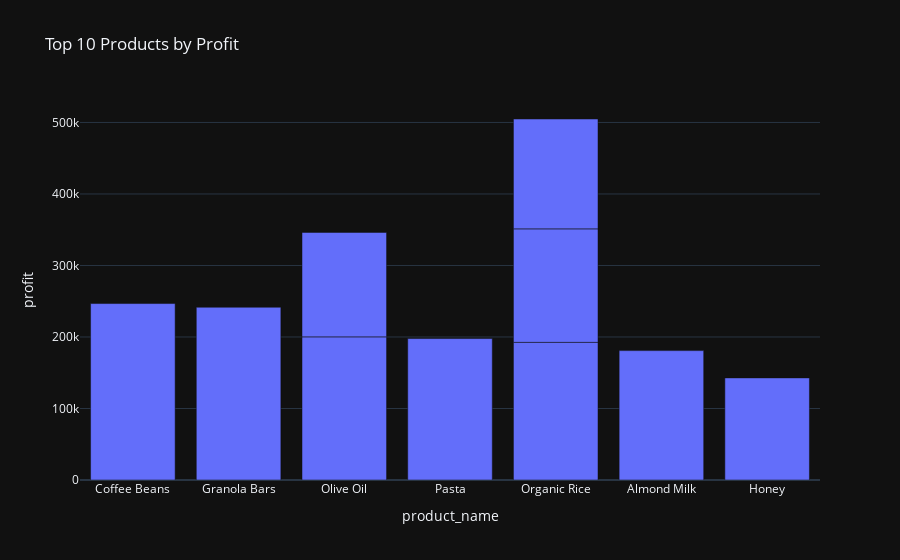

Write notebook code for a chart like this one.
### Code cell
plot1.show()

### Figure 1 — Plotly figure (JSON) as saved in the notebook; plotly's stock layout.template omitted (floating-point values rounded to 4 significant figures)
{"data": [{"hovertemplate": "product_name=%{x}<br>profit=%{y}<extra></extra>", "legendgroup": "", "marker": {"color": "#636efa", "pattern": {"shape": ""}}, "name": "", "orientation": "v", "showlegend": false, "textposition": "auto", "x": ["Coffee Beans", "Granola Bars", "Olive Oil", "Pasta", "Organic Rice", "Almond Milk", "Organic Rice", "Organic Rice", "Olive Oil", "Honey"], "xaxis": "x", "y": [246800.0, 241600.0, 200200.0, 197800.0, 192500.0, 181000.0, 158700.0, 153700.0, 146100.0, 142800.0], "yaxis": "y", "type": "bar"}], "layout": {"xaxis": {"anchor": "y", "domain": [0.0, 1.0], "title": {"text": "product_name"}}, "yaxis": {"anchor": "x", "domain": [0.0, 1.0], "title": {"text": "profit"}}, "legend": {"tracegroupgap": 0}, "title": {"text": "Top 10 Products by Profit"}, "barmode": "relative"}}
